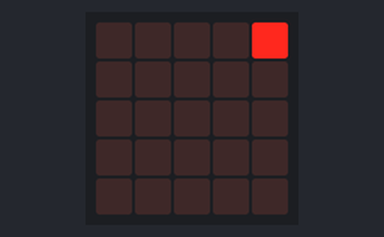
This program was run on a simulated BBC micro:bit (MakeCode). Parts: the board's 5×5 LED display.

Above: at 0.5 s.
At 1.1 s:
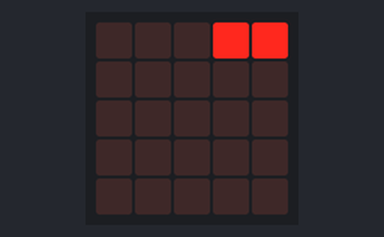

The program:

main.ts
```typescript
basic.showLeds(`
    . . . . .
    . . . . .
    . . . . .
    . . . . .
    . . . . .
    `)
led.plot(4, 0)
basic.pause(200)
led.unplot(4, 0)
basic.pause(200)
led.plot(3, 0)
basic.pause(200)
led.plot(3, 0)
led.plot(4, 0)
basic.forever(function () {

})
```

test.ts
```typescript
// tests gaan hier; deze zal niet worden gecompileerd wanneer dit pakket wordt gebruikt als extensie.
```
